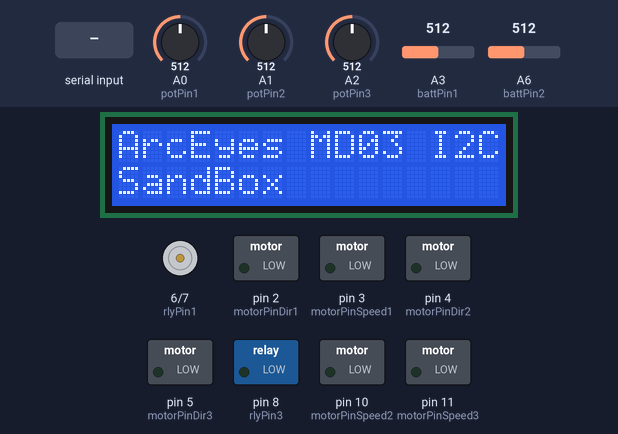
This sketch was run on a simulated Arduino Nano, built with avr-gcc and run on an emulated ATmega328P. Parts: 16×2 character LCD, motor-driver pin pairs drawn as motors (green arrow = first pin HIGH = forward, orange = second pin HIGH = backward, longer = more drive), switched loads named in the sketch (green lamp = pin HIGH). The test bench sets the inputs (shaded band); at power-on: A0 (potPin1) = 512, A1 (potPin2) = 512, A2 (potPin3) = 512, A3 (battPin1) = 512, A6 (battPin2) = 512. What the sketch prints to the serial monitor is not drawn.

Above: at 1.4 s.
1.5 s: "1,1\n" received over Serial
At 2.7 s:
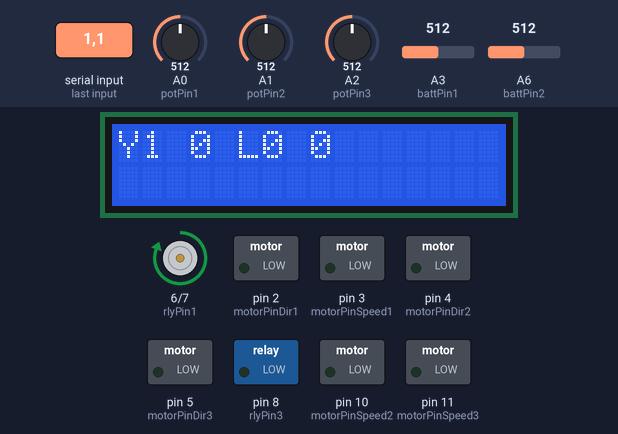
3.0 s: "1,150\n" received over Serial
At 3.04 s:
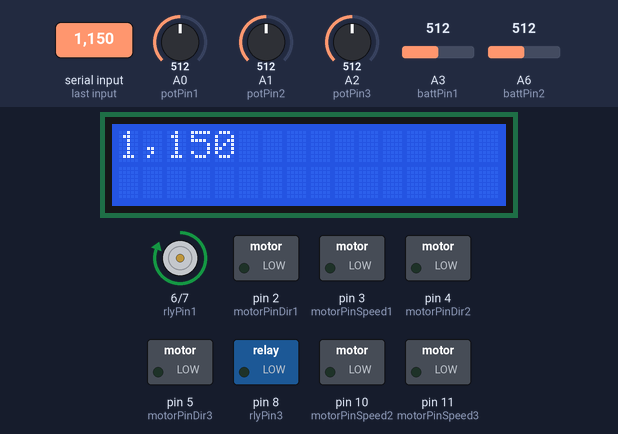
Timing chart, 0 to 6.0 s (numbered marks = the images above; inputs shaded):
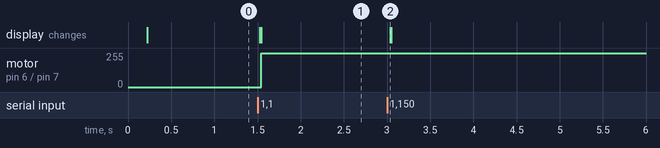

Measured:
- after the input at 1.5 s, motor on pin 6 (rlyPin1) / pin 7 (rlyPin2): stopped → forward 255/255 at once; the display: first changes at once (image 1 shows a later state)
- after the input at 3.0 s, the display: changes at once (image 2)

The sketch:

arduino_md03_v_5_0.ino
```cpp
/***************************************************
                ArcEyes USB Serial
****************************************************/

//settings:
const float refVolt1 = 6; //set the refrence multiplyer for volt meter1
const float refVolt2 = 6; //set the refrence multiplyer for volt meter2
unsigned long previousBattCheck = 10000;
const int send_delay = 100; //delay between sending packets

//#define DEBUG 1
#define DEBUG

#ifdef DEBUG
   #include <Wire.h>
   #include <LCD.h>
   #include <LiquidCrystal_I2C.h>

    //int LCD pins on I2C bus
    #define I2C_ADDR 0x27
    #define BACKLIGHT_PIN 3
    #define En_pin  2
    #define Rw_pin  1
    #define Rs_pin  0
    #define D4_pin  4
    #define D5_pin  5
    #define D6_pin  6
    #define D7_pin  7
    LiquidCrystal_I2C lcd(I2C_ADDR,En_pin,Rw_pin,Rs_pin,D4_pin,D5_pin,D6_pin,D7_pin);
#endif

//const
const int potPin1 = A0;
const int potPin2 = A1;
const int potPin3 = A2;
const int rlyPin1 = 6; // Relay Pin for break
const int rlyPin2 = 7; // Relay Pin for break
const int rlyPin3 = 8; // Relay Pin for break
const int motorPinSpeed1 = 3;
const int motorPinSpeed2 = 10;
const int motorPinSpeed3 = 11;
const int motorPinDir1 = 2;
const int motorPinDir2 = 4;
const int motorPinDir3 = 5;
const int battPin1 = A3;
const int battPin2 = A6;
const int lowBattLED = 13;

//var
boolean direct1 = LOW; // Stores what direction the motor should run in
boolean direct2 = LOW; // Stores what direction the motor should run in
boolean direct3 = LOW; // Stores what direction the motor should run in
float speedControl1 = 0; //store the current speed
float speedControl2 = 0; //store the current speed
float speedControl3 = 0; //store the current speed
long previousMillis = 0;  // store the time LCD was last updated
long interval = 50; // time between lcd updates
int lowBattCon = 0; //
int battReading1 = 0;
int battReading2 = 0;
int keepAlive = 0;

struct Status {
  int yaw_pos;
  int pitch_pos;
  int lid_pos;
  int bat_volt1;
  int bat_volt2;
};

// 0..255
struct Command {
  int yaw_pwm;
  boolean yaw_direction;
  boolean yaw_brake;
  int pitch_pwm;
  boolean pitch_direction;
  boolean pitch_brake;
  int lid_pwm;
  boolean lid_direction;
  boolean lid_brake;

};

Status stat = { 0, 0, 0 };
Command cmd = { 0, HIGH, 0, HIGH, 0, HIGH, LOW };

//struct Joint {
//  String name;
//  int pos;
//  int command;
//  boolean brake;
//}
//
//Joint yaw = { "Yaw", 0, 0, LOW };
//Joint pitch = { "Pitch", 0, 0, LOW };
//Joint lid = { "Lid", 0, 0, LOW };

//serial
String inputString = "";         // a string to hold incoming data
boolean stringComplete = false;  // whether the string is complete
String statusString = "";        // a string to hold the output

void setup(){
#ifdef DEBUG
 Wire.begin(); //start I2C bus
 delay(100); //wait for bus to stabalise
 lcd.begin (16,2); // 2 rows x 16 char
 // Switch on the backlight
 lcd.setBacklightPin(BACKLIGHT_PIN,POSITIVE);
 lcd.setBacklight(HIGH);
 lcd.clear();
 lcd.setCursor(0,0);
 lcd.print("ArcEyes MD03 I2C");
 lcd.setCursor(0,1);
 lcd.print("SandBox");
 delay(30);
#endif

  pinMode(rlyPin1,OUTPUT); // Setup pins
  pinMode(rlyPin2,OUTPUT); // Setup pins
  pinMode(rlyPin3,OUTPUT); // Setup pins
  pinMode(motorPinSpeed1,OUTPUT); // Setup pins
  pinMode(motorPinSpeed2,OUTPUT); // Setup pins
  pinMode(motorPinSpeed3,OUTPUT); // Setup pins
  pinMode(motorPinDir1,OUTPUT); // Setup pins
  pinMode(motorPinDir2,OUTPUT); // Setup pins
  pinMode(motorPinDir3,OUTPUT); // Setup pins

  //serial
  Serial.begin(115200);
  // reserve 200 bytes for the inputString:
  inputString.reserve(200);
  statusString.reserve(200);
}

void loop(){
  static unsigned long send_time = millis();
  lowBattCheck(); // check and respond to low battery
  read_status();

  // read commands when we get a full line
  if (stringComplete) {
    read_command();
#ifdef DEBUG
    lcd_command();
#endif
    do_command();
  }

  //direct1 = manualSpeedControl(motorPinSpeed1, potPin1, rlyPin1, motorPinDir1, direct1, speedControl1);
  //direct2 = manualSpeedControl(motorPinSpeed2, potPin2, rlyPin2, motorPinDir2, direct2, speedControl2);
  //direct3 = manualSpeedControl(motorPinSpeed3, potPin3, rlyPin3, motorPinDir3, direct3, speedControl3);

  if (millis() - send_time >= send_delay) {
    send_time = millis();
    send_status();
  }
}

void read_status() {
  stat.pitch_pos = analogRead(potPin1);
  stat.yaw_pos = analogRead(potPin2);
  stat.lid_pos = analogRead(potPin3);
}

void read_command() {
  String  message = inputString; // holds text not yet split
  int     delimPosition;  // the position of the next delim in the string
  inputString = "";
  stringComplete = false;
  int i = 0;
  do
  {
      String value;
      delimPosition = message.indexOf(',');
      if(delimPosition != -1)
      {
          value = message.substring(0,delimPosition);
          message = message.substring(delimPosition+1, message.length());
      }
      else
      {  // here after the last comma is found
         if(message.length() > 0)
           value = message;  // if there is text after the last comma
      }
      switch (i) {
        case 0:
          cmd.yaw_pwm = value.toInt();
          break;
        case 1:
          cmd.yaw_direction = (value == "1" ? HIGH : LOW);
          break;
        case 2:
          cmd.yaw_brake = (value == "1" ? HIGH : LOW);
          break;
        case 3:
          cmd.pitch_pwm = value.toInt();
          break;
        case 4:
          cmd.pitch_direction = (value == "1" ? HIGH : LOW);
          break;
        case 5:
          cmd.pitch_brake = (value == "1" ? HIGH : LOW);
          break;
        case 6:
          cmd.lid_pwm = value.toInt();
          break;
        case 7:
          cmd.lid_direction = (value == "1" ? HIGH : LOW);
          break;
        case 8:
          cmd.lid_brake = (value == "1" ? HIGH : LOW);
          break;
        case 9:
          keepAlive = value.toInt();
          break;
        default:
          break;
      }
      i++;
   }
   while(delimPosition >=0);
}

#ifdef DEBUG
// Debug: Show current commands on lcd
void lcd_command() {
   lcd.clear();
   lcd.setCursor(0,0);
   lcd.print(
           "Y"+String(cmd.yaw_pwm)+" "+String(cmd.yaw_direction)
           +" L"+String(cmd.lid_pwm)+" "+String(cmd.lid_direction)
           );
}
#endif

// Send command to the motors
void do_command() {
  if (keepAlive == 42) {
    analogWrite(motorPinSpeed1, cmd.pitch_pwm);
    digitalWrite(motorPinDir1, cmd.pitch_direction);
    analogWrite(motorPinSpeed2, cmd.yaw_pwm);
    digitalWrite(motorPinDir2, cmd.yaw_direction);
    analogWrite(motorPinSpeed3, cmd.lid_pwm);
    digitalWrite(motorPinDir3, cmd.lid_direction);
    keepAlive = 0;
  }

  // Brakes
  digitalWrite(rlyPin2, cmd.yaw_brake);
  digitalWrite(rlyPin1, cmd.pitch_brake);
  digitalWrite(rlyPin3, cmd.lid_brake);
}

void send_status() {
  // yaw,pitch,lid,battery
  statusString = "";
  statusString += String(stat.yaw_pos);
  statusString += "," + String(stat.pitch_pos);
  statusString += "," + String(stat.lid_pos);
  statusString += "," + String(stat.bat_volt1);
  statusString += "," + String(stat.bat_volt2);
  Serial.println(statusString);
}

/*
  SerialEvent occurs whenever a new data comes in the
 hardware serial RX.  This routine is run between each
 time loop() runs, so using delay inside loop can delay
 response.  Multiple bytes of data may be available.
 */

void serialEvent() {
  while (Serial.available()) {
    // get the new byte:
    char inChar = (char)Serial.read();
#ifdef DEBUG
    lcd.clear();
    lcd.setCursor(0,0);
    lcd.print(inChar);
#endif

    // add it to the inputString:
    inputString += inChar;
    // if the incoming character is a newline, set a flag
    // so the main loop can do something about it:
    if (inChar == '\n') {
      stringComplete = true;
    }
  }

#ifdef DEBUG
  lcd.clear();
  lcd.setCursor(0,0);
  lcd.print(inputString);
#endif
}

int battVolt(int pin, int multiplier) { //battPin1, refVolt1
  int val = analogRead(pin); // read the value from the sensor
  float volts = (10 * val * multiplier/1023.0) + 1.2 ; // calculate the ratio. add on the voltage drop due to the diode.
  return volts;
  }

void lowBattCheck(){
  unsigned long currentMillis = millis();
  if(currentMillis - previousBattCheck > 10000) {
    battReading1 = battVolt(battPin1, refVolt1);
    battReading2 = battVolt(battPin2, refVolt2);
    stat.bat_volt1 = battReading1;
    stat.bat_volt2 = battReading2;
    switch (battReading1) {
      case  18: overBattStatus();                   break;
      case  17: overBattStatus();                   break;
      case  16: overBattStatus();                   break;
      case  15: overBattStatus();                   break;
      case  14: normBattStatus();                   break;
      case  13: normBattStatus();                   break;
      case  12: normBattStatus();                   break;
      case  11: underBattStatus();                  break;
      case  10: underBattStatus();                  break;
      case   9: underBattStatus();                  break;
      case   8: underBattStatus();                  break;
      case   7: underBattStatus();                  break;
      case   6: underBattStatus();                  break;
      default: break;
    }
  }
}

void overBattStatus() {
  //
  digitalWrite(lowBattLED, HIGH);
  lowBattCon = 1;
}

void normBattStatus() {
//
   digitalWrite(lowBattLED, LOW);
  lowBattCon = 0;
}

void underBattStatus() {
//
   digitalWrite(lowBattLED, HIGH);
   lowBattCon = 1;
}
```
